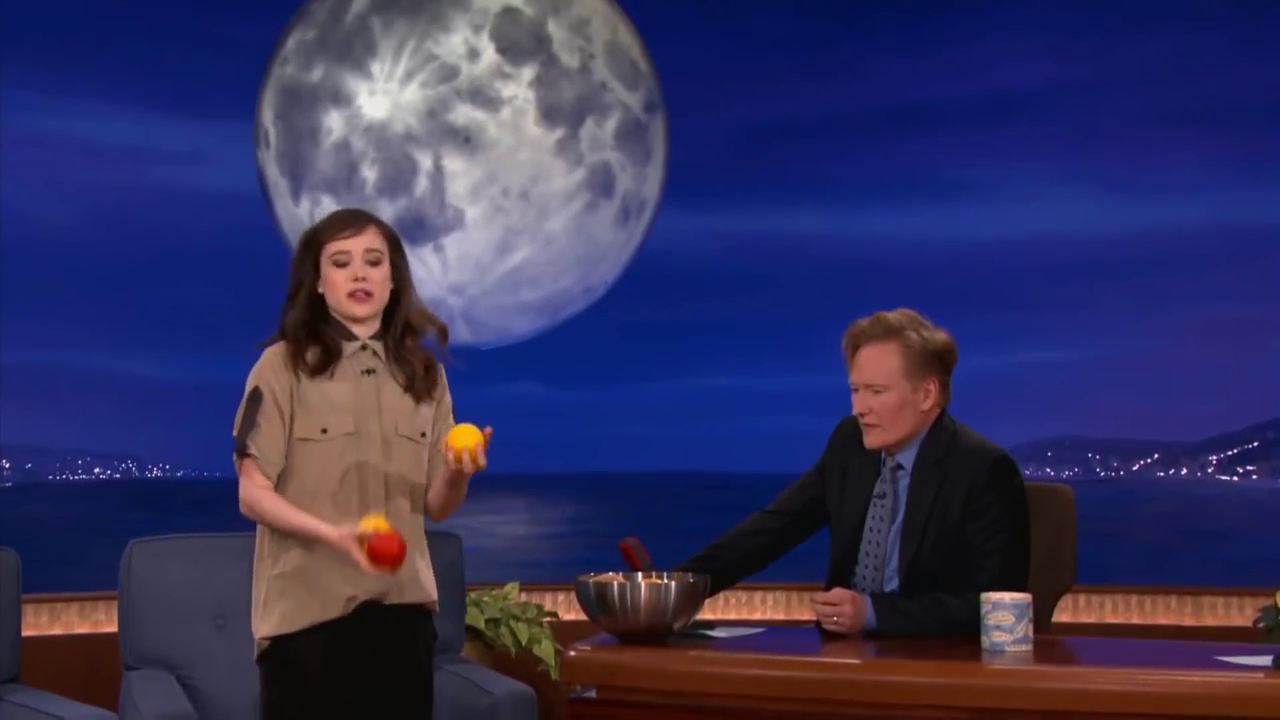
#> input picture frame 39 of juggling_test.mp4, 1280 x 720 px, given in place of juggling2.mp4, which was not available
$ python tracker_modern.py
#> lines starting #> are read from the running program, lines starting #| are printed output that depends on the picture; after the words box and inside, x2 and y2 are one past the last pixel; in counts of white or black regions, pixels touching at a corner belong together; pictures that were not available may be replaced by others from this repository, and a replacement may not be noted
import cv2
import numpy as np
import math
import itertools

# --- Configuration ---
SAVE_FRAME_NO = 10
NUM_BALLS = 3
VIDEO_FILENAME = 'juggling2.mp4'
PIXELS_PER_METER = 980.0
FPS = 30.0
TIME_STEP_SIZE = 1.0 / FPS
EULER_STEPS = 18

# HSV color bounds for ball detection
HSV_COLOR_BOUNDS = {
    'darkGreen': (np.array([35, 50, 20], np.uint8), np.array([80, 255, 120], np.uint8)),
    'green': (np.array([30, 0, 0], np.uint8), np.array([100, 255, 255], np.uint8)),
    'white': (np.array([0, 0, 80], np.uint8), np.array([255, 50, 120], np.uint8)),
    'yellow': (np.array([15, 204, 204], np.uint8), np.array([20, 255, 255], np.uint8)),
    'red': (np.array([0, 153, 127], np.uint8), np.array([4, 230, 179], np.uint8)),
    'orange': (np.array([15, 204, 204], np.uint8), np.array([20, 255, 255], np.uint8)),
    'darkYellow': (np.array([20, 115, 140], np.uint8), np.array([25, 205, 230], np.uint8)),
    'darkYellowAttempt2(isolating)': (np.array([20, 90, 117], np.uint8), np.array([32, 222, 222], np.uint8)),
    'orange2': (np.array([2, 150, 140], np.uint8), np.array([19, 255, 204], np.uint8)),
}

# Ball marker colors (BGR)
BALL_POSITION_MARKER_COLORS = [(200, 0, 0), (255, 200, 200), (0, 200, 0), (0, 0, 200)]
BALL_TRAJECTORY_MARKER_COLORS = [(200, 55, 55), (255, 200, 200), (55, 255, 55), (55, 55, 255)]

# --- Tracking parameters ---
WEIGHTED_FILTER = True
POSITION_PREDICTION_WEIGHT = 0.2
POSITION_OBSERVATION_WEIGHT = 0.8
VELOCITY_PREDICTION_WEIGHT = 0.2
VELOCITY_OBSERVATION_WEIGHT = 0.8
AVERAGED_OBSERVED_VELOCITY = False
BACKGROUND_SUBTRACTION = True
OUTLIER_REJECTION = True

# --- Physics ---
G_SECONDS = 9.81 * PIXELS_PER_METER
G_TIMESTEPS = G_SECONDS * (TIME_STEP_SIZE ** 2)

# --- Utility Functions ---
def get_frame(cap):
    ret, frame = cap.read()
#> frame is the input picture: shape (720, 1280, 3); mean B, G, R 93.3, 49.8, 52.3
    return frame if ret else None

def blur(image):
    return cv2.medianBlur(image, 5)

def euler_extrapolate(position, velocity, acceleration, time_delta):
    position = [position[0] + velocity[0] * time_delta, position[1] + velocity[1] * time_delta]
    velocity = [velocity[0] + acceleration[0] * time_delta, velocity[1] + acceleration[1] * time_delta]
    return position, velocity

def get_trajectory(initial_position, initial_velocity, acceleration, num_traj_points):
    positions = []
    position = list(initial_position)
    velocity = list(initial_velocity)
    for _ in range(num_traj_points):
        position, velocity = euler_extrapolate(position, velocity, acceleration, 1)
        positions.append(position[:])
    return positions

def reject_outlier_points(points, m=2):
    if len(points) == 0:
        return np.array([])
    xs, ys = points[:, 0], points[:, 1]
    mean_x, std_x = np.mean(xs), np.std(xs)
    mean_y, std_y = np.mean(ys), np.std(ys)
    mask = (np.abs(xs - mean_x) < std_x * m) & (np.abs(ys - mean_y) < std_y * m)
    return points[mask]

# [6 lines left out: function estimate_velocity, not called in this run]

def process_for_thresholding(frame, frame_no=0):
    blurred = blur(frame)
    if BACKGROUND_SUBTRACTION:
        fgbg = cv2.createBackgroundSubtractorMOG2(500, 30, True)
        fgmask = fgbg.apply(frame, None, 0.01)
#> fgmask: shape (720, 1280); every value is 127
        frame = cv2.bitwise_and(frame, frame, mask=fgmask)
        if frame_no == SAVE_FRAME_NO:
            cv2.imwrite('backgroundSub.jpg', frame)
            print('Wrote bg subtracted image')
    return cv2.cvtColor(frame, cv2.COLOR_BGR2HSV)
#> returned value: shape (720, 1280, 3); mean H, S, V 94.2, 158.9, 105

def smooth_noise(frame):
    kernel = np.ones((3, 3), np.uint8)
    frame = cv2.erode(frame, kernel)
    frame = cv2.dilate(frame, kernel)
    return frame

def initialize_ball_states(num_balls):
    return [[0, 0] for _ in range(num_balls)], [[0, 0] for _ in range(num_balls)]

def distance4d(p, q, r, s):
    return math.sqrt((p[0] - q[0]) ** 2 + (p[1] - q[1]) ** 2 + (r[0] - s[0]) ** 2 + (r[1] - s[1]) ** 2)

def find_balls_in_image(image, ball_centers, ball_velocities, frame_no=0):
    num_balls_to_find = len(ball_centers)
    points = np.column_stack(np.where(image > 0)).astype(np.float32)
    if OUTLIER_REJECTION:
        points = reject_outlier_points(points)
        if frame_no == SAVE_FRAME_NO and len(points) > 0:
            h, w = image.shape
            blank = np.zeros((h, w, 3), np.uint8)
            for x, y in points:
                cv2.circle(blank, (int(y), int(x)), 6, (255, 255, 255), thickness=6)
            cv2.imwrite('outlierRejected.jpg', blank)
            print('Wrote outlier image')
    if len(points) == 0 or len(points) < num_balls_to_find:
        return []
    # K-means clustering
    criteria = (cv2.TERM_CRITERIA_EPS + cv2.TERM_CRITERIA_MAX_ITER, 10, 1.0)
    _, labels, centers = cv2.kmeans(points, num_balls_to_find, None, criteria, 10, cv2.KMEANS_RANDOM_CENTERS)
    centers = centers.tolist()
    centers = [[c[1], c[0]] for c in centers]  # (x, y) order
    pairings = []
    for (ball_center, ball_velocity), center in itertools.product(zip(ball_centers, ball_velocities), centers):
        theoretical_velocity = [center[0] - ball_center[0], center[1] - ball_center[1]]
        dist = distance4d(ball_center, center, theoretical_velocity, ball_velocity)
        pairings.append([(ball_center, ball_velocity), (center, theoretical_velocity), dist])
    sorted_pairings = sorted(pairings, key=lambda item: item[2])
    min_matches = []
    used_centers = set()
    for pairing in sorted_pairings:
        c = tuple(pairing[1][0])
        if c not in used_centers:
            min_matches.append(pairing)
            used_centers.add(c)
        if len(min_matches) == num_balls_to_find:
            break
    return min_matches

def draw_balls_and_trajectory(frame, matches, ball_centers, ball_velocities, ball_indices, centers_to_pair, velocities_to_pair, frame_no=0):
    if not matches:
        return frame
    matched_indices = set()
    for match in matches:
        for i, (center, velocity) in enumerate(zip(centers_to_pair, velocities_to_pair)):
            if match[0] == (center, velocity) and i not in matched_indices:
                global_idx = ball_indices[i]
                prev_pos = ball_centers[global_idx]
                prev_vel = ball_velocities[global_idx]
                obs_pos = match[1][0]
                obs_vel = [obs_pos[0] - prev_pos[0], obs_pos[1] - prev_pos[1]]
                if AVERAGED_OBSERVED_VELOCITY:
                    obs_vel = [(obs_vel[0] + prev_vel[0]) / 2.0, (obs_vel[1] + prev_vel[1]) / 2.0]
                if WEIGHTED_FILTER:
                    pred_pos = [prev_pos[0] + prev_vel[0], prev_pos[1] + prev_vel[1]]
                    pred_vel = [prev_vel[0], prev_vel[1] + G_TIMESTEPS]
                    ball_centers[global_idx] = [pred_pos[0] * POSITION_PREDICTION_WEIGHT + obs_pos[0] * POSITION_OBSERVATION_WEIGHT,
                                                pred_pos[1] * POSITION_PREDICTION_WEIGHT + obs_pos[1] * POSITION_OBSERVATION_WEIGHT]
                    ball_velocities[global_idx] = [pred_vel[0] * VELOCITY_PREDICTION_WEIGHT + obs_vel[0] * VELOCITY_OBSERVATION_WEIGHT,
                                                   pred_vel[1] * VELOCITY_PREDICTION_WEIGHT + obs_vel[1] * VELOCITY_OBSERVATION_WEIGHT]
                else:
                    ball_centers[global_idx] = obs_pos
                    ball_velocities[global_idx] = obs_vel
                matched_indices.add(i)
                break
    # Draw position markers and predicted trajectory
    for i in ball_indices:
        cx, cy = int(ball_centers[i][0]), int(ball_centers[i][1])
        cv2.circle(frame, (cx, cy), 6, BALL_POSITION_MARKER_COLORS[i], thickness=6)
        positions = get_trajectory((cx, cy), ball_velocities[i], (0, G_TIMESTEPS), EULER_STEPS)
        for pos in positions:
            px, py = int(pos[0]), int(pos[1])
            if 0 <= px < frame.shape[1] and 0 <= py < frame.shape[0]:
                cv2.circle(frame, (px, py), 2, BALL_TRAJECTORY_MARKER_COLORS[i], thickness=2)
    if frame_no == SAVE_FRAME_NO:
        cv2.imwrite('predicted.jpg', frame)
        print('Wrote predicted image')
    return frame

def main():
    ball_centers, ball_velocities = initialize_ball_states(NUM_BALLS)
    cap = cv2.VideoCapture(VIDEO_FILENAME)
    fourcc = cv2.VideoWriter_fourcc(*'mp4v')
    out = cv2.VideoWriter('output.mp4', fourcc, 20.0, (1280, 720))
    frame_no = 0
    while cap.isOpened():
        frame = get_frame(cap)
        if frame is None:
            break
        frame_copy = frame.copy()
        hsv_frame = process_for_thresholding(frame, frame_no)
        for color, ball_indices in zip(['orange2', 'darkYellowAttempt2(isolating)'], ([0, 1], [2])):
            color_bounds = HSV_COLOR_BOUNDS[color]
            thresh_img = cv2.inRange(hsv_frame, color_bounds[0], color_bounds[1])
            if frame_no == SAVE_FRAME_NO:
                cv2.imwrite('thresholded.jpg', thresh_img)
                print('Wrote thresholded image')
            thresh_img = smooth_noise(thresh_img)
            if frame_no == SAVE_FRAME_NO:
                cv2.imwrite('denoised.jpg', thresh_img)
                print('Wrote denoised image')
            centers_to_pair = [ball_centers[idx] for idx in ball_indices]
            velocities_to_pair = [ball_velocities[idx] for idx in ball_indices]
            matches = find_balls_in_image(thresh_img, centers_to_pair, velocities_to_pair, frame_no)
            frame_copy = draw_balls_and_trajectory(frame_copy, matches, ball_centers, ball_velocities, ball_indices, centers_to_pair, velocities_to_pair, frame_no)
#> this loop made 2 passes
#> centers in find_balls_in_image on passes 1 to 2: [[1142.7, 615.5], [376.8, 537.1]], [[527.2, 617.7]]
#> pass 1, in main, `thresh_img = cv2.inRange(hsv_frame, color_bounds[0], color_bounds[1])`:
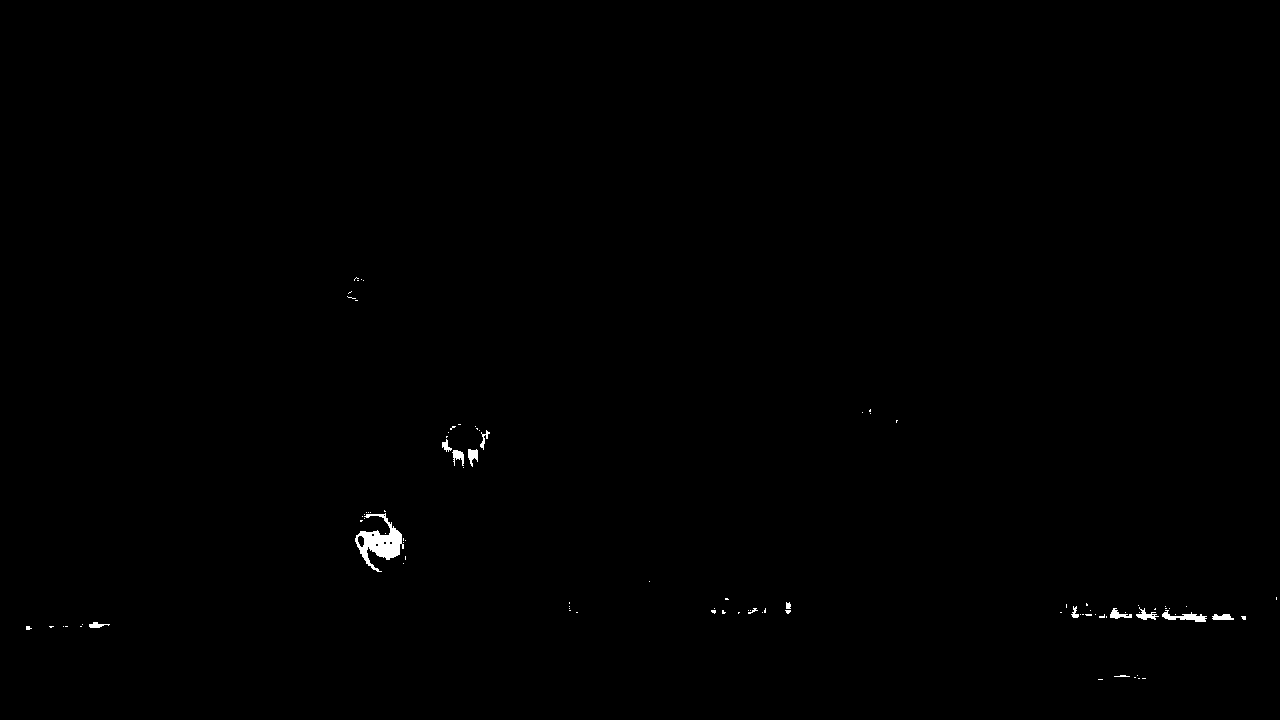
#> thresh_img: shape (720, 1280); 0.28% white; 95 white regions (81 under 20 px), largest, box (x1, y1, x2, y2) and area: (355, 513, 404, 572) 1153, (1162, 610, 1207, 622) 241, (1136, 607, 1159, 620) 122
#> pass 1, in smooth_noise, `frame = cv2.dilate(frame, kernel)`:
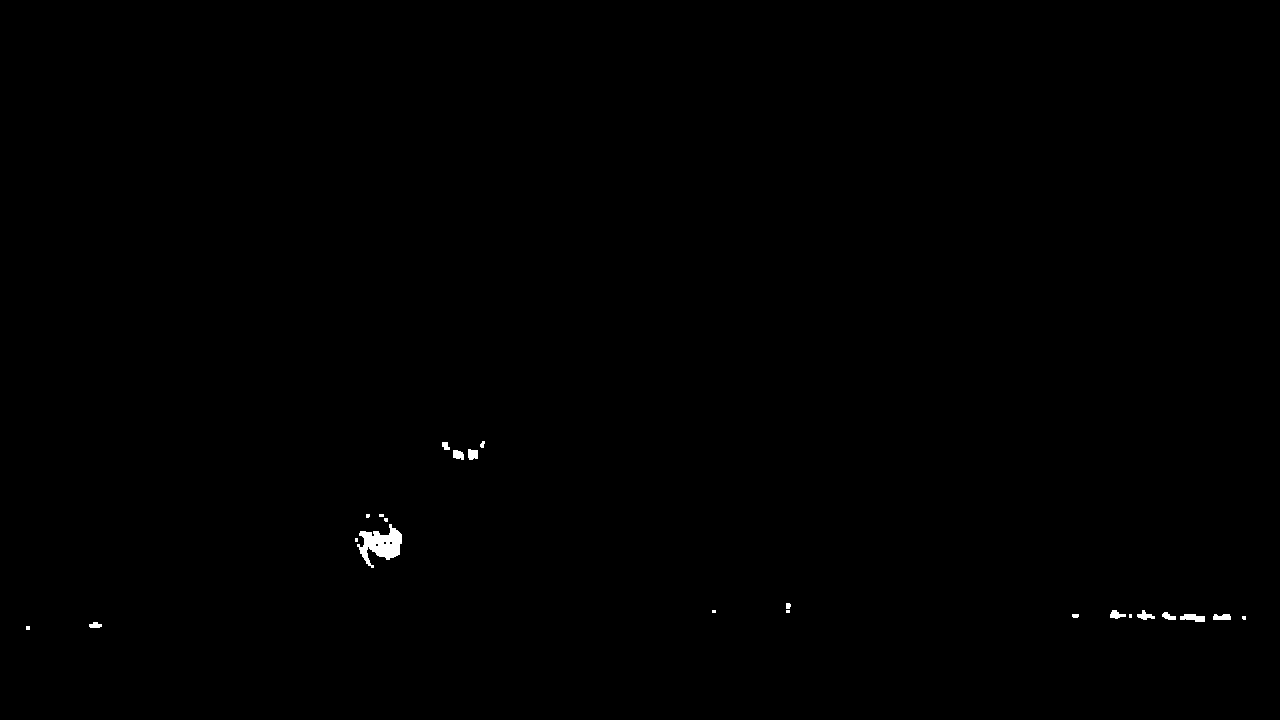
#> frame: shape (720, 1280); 0.21% white; 22 white regions (9 under 20 px), largest, box (x1, y1, x2, y2) and area: (357, 524, 402, 568) 998, (1180, 614, 1205, 622) 143, (468, 449, 478, 460) 95
#> pass 1, in main, `frame_copy = draw_balls_and_trajectory(frame_copy, matches, ball_cente..`:
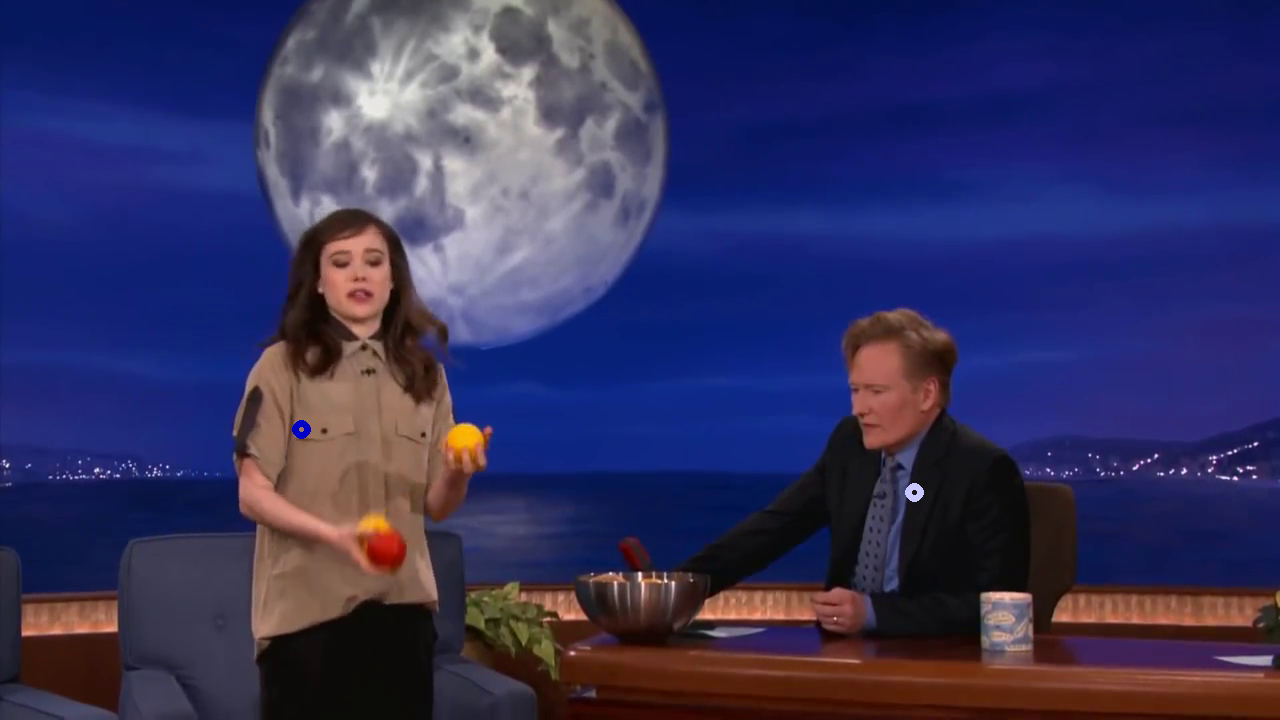
#> frame_copy: shape (720, 1280, 3); 0.05% of pixels changed, all inside (x1, y1, x2, y2) = (292, 420, 924, 502)
#> after the loop:
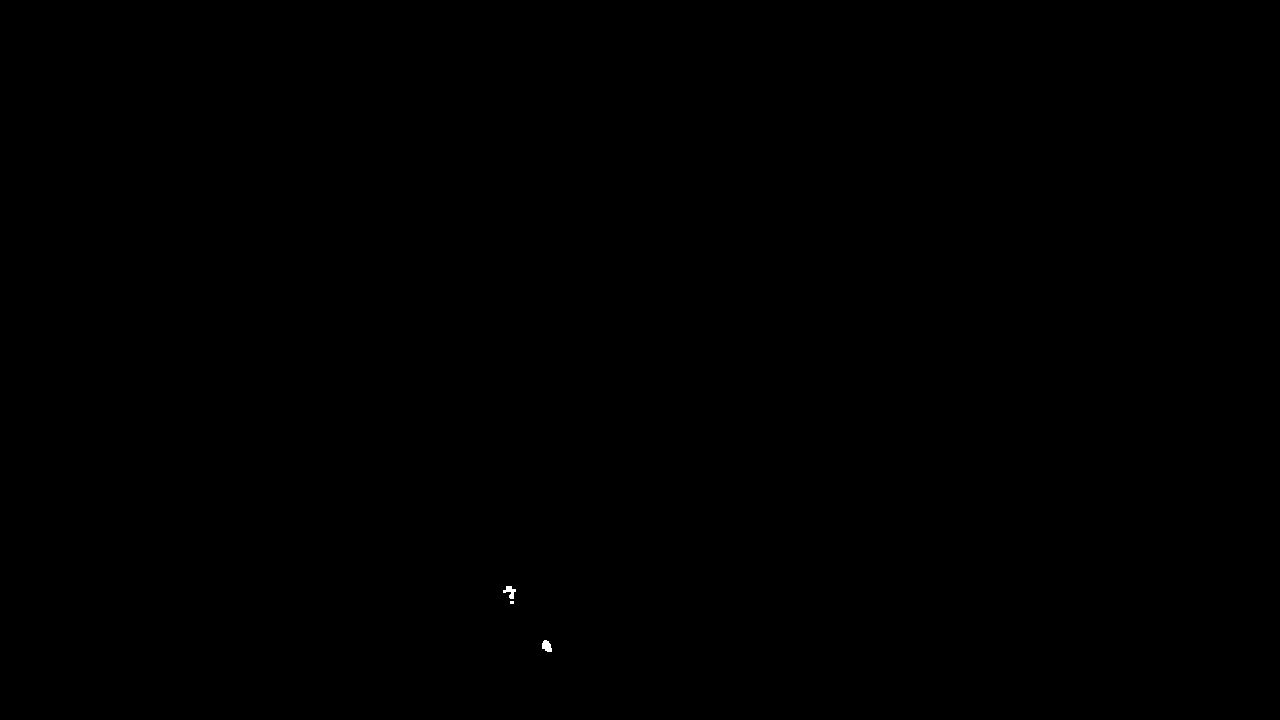
#> thresh_img: shape (720, 1280); 0.02% white; 3 white regions (1 under 20 px), largest, box (x1, y1, x2, y2) and area: (542, 640, 552, 652) 88, (503, 586, 516, 599) 86
        cv2.imshow('Image with Estimated Ball Center', frame_copy)
        out.write(frame_copy)
        k = cv2.waitKey(int(1000.0 / FPS)) & 0xFF
#> (key Esc is pressed here)
        if k == 27:
            break
        frame_no += 1
    cap.release()
    out.release()
    cv2.destroyAllWindows()

if __name__ == '__main__':
    main()
